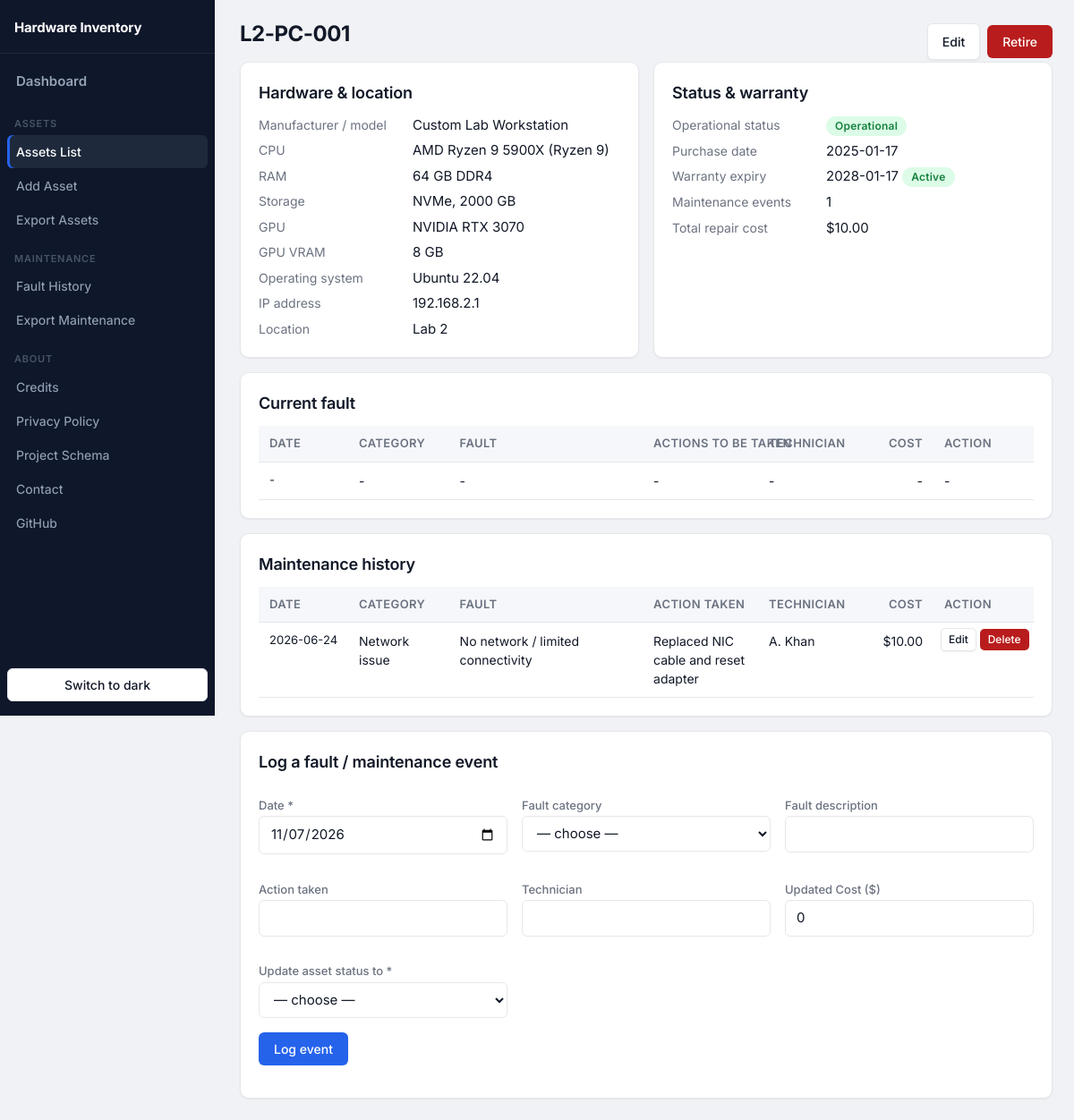
Page /assets/L2-PC-001 on the committed database.
### tables this page shows
CREATE TABLE assets (
    asset_id          TEXT PRIMARY KEY,                 -- permanent identity, e.g. L1-PC-001
    manufacturer      TEXT NOT NULL,
    model             TEXT NOT NULL,
    cpu               TEXT NOT NULL,                    -- full model, e.g. Intel Core i5-12400
    cpu_family        TEXT NOT NULL,                    -- grouping used for filtering, e.g. Core i5
    ram_gb            INTEGER NOT NULL CHECK (ram_gb > 0),
    ram_type          TEXT NOT NULL CHECK (ram_type IN ('DDR1','DDR2','DDR3','DDR4','DDR5')),
    storage_type      TEXT NOT NULL CHECK (storage_type IN ('SSD','HDD','NVMe','Hybrid')),
    storage_gb        INTEGER NOT NULL CHECK (storage_gb > 0),
    gpu               TEXT,                             -- NULL / empty = integrated only
    gpu_vram_gb       INTEGER CHECK (gpu_vram_gb IS NULL OR gpu_vram_gb > 0),
    os                TEXT NOT NULL,
    ip_address        TEXT,                             -- 192.168.x.n; unique inside a place
    location          TEXT NOT NULL REFERENCES locations(name),
    purchase_date     TEXT NOT NULL,                    -- ISO date YYYY-MM-DD
    warranty_expiry   TEXT NOT NULL,                    -- warranty status is COMPUTED from this
    status            TEXT NOT NULL DEFAULT 'Operational'
                      CHECK (status IN ('Operational','Faulty','Under Repair')),
    -- Current fault: filled while status is Faulty / Under Repair, all NULL when Operational
    status_category   TEXT,                             -- fault category, 'Unknown' if not given
    status_detail     TEXT,                             -- fault description ('' = not given)
    status_action     TEXT,                             -- actions to be taken ('' = not decided)
    status_technician TEXT,                             -- technician ('' = not assigned yet)
    status_date       TEXT,                             -- date the fault was recorded (ISO)
    status_cost       REAL CHECK (status_cost IS NULL OR status_cost >= 0), -- updated cost of the open fault
    active            INTEGER NOT NULL DEFAULT 1,       -- 0 = retired (kept for history)
    CHECK ((status = 'Operational' AND status_category IS NULL AND status_detail IS NULL
            AND status_action IS NULL AND status_technician IS NULL AND status_date IS NULL
            AND status_cost IS NULL)
        OR (status <> 'Operational' AND status_category IS NOT NULL AND status_detail IS NOT NULL
            AND status_action IS NOT NULL AND status_technician IS NOT NULL AND status_date IS NOT NULL)),
    CHECK (warranty_expiry >= purchase_date),
    UNIQUE (location, ip_address)                       -- no two PCs in one place share an IP
);

CREATE TABLE maintenance (
    id                INTEGER PRIMARY KEY AUTOINCREMENT,
    asset_id          TEXT NOT NULL REFERENCES assets(asset_id),
    event_date        TEXT NOT NULL,
    fault_category    TEXT NOT NULL,                  -- one of the fault category drop-down options
    fault_description TEXT NOT NULL,                  -- may be '' when not given
    action_taken      TEXT NOT NULL,                  -- may be '' when not given
    technician        TEXT NOT NULL,                  -- may be '' when not given
    cost_usd          REAL NOT NULL DEFAULT 0 CHECK (cost_usd >= 0)   -- US dollars
);

### app.py (the view)
@app.route("/assets/<asset_id>")
def asset_detail(asset_id):
    a = queries.get_asset(asset_id)
    if not a:
        return render_template("message.html", title="Asset not found",
                               text=f"No asset with ID '{asset_id}'."), 404
    events = queries.get_events(asset_id)
    total_cost = sum(e["cost_usd"] for e in events)
    return render_template("asset_detail.html", a=a, events=events, total_cost=total_cost,
                           warranty=warranty_status(a["warranty_expiry"]), today=today(),
                           steps=queries.get_steps(asset_id),
                           open_total=queries.open_fault_cost(asset_id) if a["status"] in CURRENT_ERROR_STATUSES else 0)

### app.py (called while the page is built)
@app.context_processor
def option_lists():
    return dict(storage_types=STORAGE_TYPES, statuses=STATUSES, ram_types=RAM_TYPES,
                fault_categories=FAULT_CATEGORIES, locations=queries.location_names(),
                NEW_LOCATION=NEW_LOCATION, sort_link=sort_link, today=date.today().isoformat())

@app.template_filter("money")
def money(value):
    return f"${float(value or 0):,.2f}"

def today():
    return date.today().isoformat()

def warranty_status(expiry):
    t = date.today()
    exp = date.fromisoformat(expiry)
    if exp < t:
        return "Expired"
    if exp <= t + timedelta(days=WARRANTY_SOON_DAYS):
        return "Expiring soon"
    return "Active"

### db.py (called while the page is built)
def get_db():
    conn = sqlite3.connect(DB_PATH)
    conn.row_factory = sqlite3.Row
    conn.execute("PRAGMA foreign_keys = ON")   # enforce maintenance.asset_id -> assets
    return conn

### queries.py (called while the page is built)
def location_names():
    return [r[0] for r in get_db().execute("SELECT name FROM locations ORDER BY name")]

def get_asset(asset_id):
    return get_db().execute("SELECT * FROM assets WHERE asset_id=?", (asset_id,)).fetchone()

def get_steps(asset_id):
    return get_db().execute("SELECT * FROM fault_steps WHERE asset_id=? ORDER BY id", (asset_id,)).fetchall()

def get_events(asset_id):
    return get_db().execute("SELECT * FROM maintenance WHERE asset_id=? ORDER BY event_date DESC, id DESC",
                            (asset_id,)).fetchall()

### templates/asset_detail.html (shortened to what this page needs)
{% extends "base.html" %}
{% block content %}
{% set pref = a if a.status != 'Operational' else None %}
<div class="row" style="justify-content:space-between">
  <h1>{{ a.asset_id }}
    {% if not a.active %}<span class="badge b-Retired">Retired</span>{% endif %}</h1>
  <div class="row">
    <a class="btn sec" href="{{ url_for('asset_edit', asset_id=a.asset_id) }}">Edit</a>
    {% if a.active %}
    <form method="post" action="{{ url_for('asset_retire', asset_id=a.asset_id) }}"
          onsubmit="return confirm('Retire this asset? Its history is kept.')">
      <button class="btn danger" type="submit">Retire</button></form>
    {% else %}
    <form method="post" action="{{ url_for('asset_reactivate', asset_id=a.asset_id) }}">
      <button class="btn" type="submit">Reactivate</button></form>
    {% endif %}
  </div>
</div>
<div class="grid g2">
<div class="card"><h2>Hardware &amp; location</h2>
<dl>
  <dt>Manufacturer / model</dt><dd>{{ a.manufacturer }} {{ a.model }}</dd>
  <dt>CPU</dt><dd>{{ a.cpu }} ({{ a.cpu_family }})</dd>
  <dt>RAM</dt><dd>{{ a.ram_gb }} GB {{ a.ram_type }}</dd>
  <dt>Storage</dt><dd>{{ a.storage_type }}, {{ a.storage_gb }} GB</dd>
  <dt>GPU</dt><dd>{{ a.gpu or 'Integrated only' }}</dd>
  {% if a.gpu and a.gpu_vram_gb %}<dt>GPU VRAM</dt><dd>{{ a.gpu_vram_gb }} GB</dd>{% endif %}
  <dt>Operating system</dt><dd>{{ a.os }}</dd>
  <dt>IP address</dt><dd>{{ a.ip_address or 'Not Assigned' }}</dd>
  <dt>Location</dt><dd>{{ a.location }}</dd>
</dl></div>
<div class="card"><h2>Status &amp; warranty</h2>
<dl>
  <dt>Operational status</dt><dd><span class="badge b-{{ a.status|replace(' ', '-') }}">{{ a.status }}</span></dd>
  <dt>Purchase date</dt><dd>{{ a.purchase_date }}</dd>
  <dt>Warranty expiry</dt><dd>{{ a.warranty_expiry }} <span class="badge b-{{ warranty|replace(' ', '-') }}">{{ warranty }}</span></dd>
  <dt>Maintenance events</dt><dd>{{ events|length }}</dd>
  <dt>Total repair cost</dt><dd>{{ total_cost|money }}</dd>
</dl></div>
</div>
<div class="card scroll">
  <div class="row" style="justify-content:space-between">
    <h2>Current fault</h2>
  </div>
<table class="aligned-table">
<colgroup>
  <col class="col-date">
  <col class="col-cat">
  <col class="col-fault">
  <col class="col-act">
  <col class="col-tech">
  <col class="col-cost">
  <col class="col-action">
</colgroup>
<thead>
<tr><th>Date</th><th>Category</th><th>Fault</th><th>Actions to be taken</th><th>Technician</th><th class="right">Cost</th><th>Action</th></tr>
</thead>
<tbody>
{% if a.status == 'Operational' %}
<tr><td>-</td><td>-</td><td>-</td><td>-</td><td>-</td><td class="right">-</td><td>-</td></tr>
{% endif %}
</tbody>
</table>
</div>
<div class="card scroll"><h2>Maintenance history</h2>
<table class="aligned-table">
<colgroup>
  <col class="col-date">
  <col class="col-cat">
  <col class="col-fault">
  <col class="col-act">
  <col class="col-tech">
  <col class="col-cost">
  <col class="col-action">
</colgroup>
<thead>
<tr><th>Date</th><th>Category</th><th>Fault</th><th>Action taken</th><th>Technician</th><th class="right">Cost</th><th>Action</th></tr>
</thead>
<tbody>
{% for e in events %}
<tr><td class="nw">{{ e.event_date }}</td><td>{{ e.fault_category }}</td><td>{{ e.fault_description or 'Not recorded' }}</td>
<td>{{ e.action_taken or 'Not recorded' }}</td><td>{{ e.technician or 'Not recorded' }}</td><td class="right nw">{{ e.cost_usd|money }}</td>
<td class="nw actions">
  <a class="btn sec small" href="{{ url_for('maintenance_event_edit', event_id=e.id) }}">Edit</a>
  <form method="post" action="{{ url_for('maintenance_event_delete', event_id=e.id) }}" style="display:inline" onsubmit="return confirm('Delete this maintenance record?')">
    <button class="btn danger small" type="submit">Delete</button>
  </form>
</td></tr>
{% else %}
<tr><td colspan="7" class="muted">No maintenance events recorded.</td></tr>
{% endfor %}
</tbody>
</table></div>
<div class="card" id="log-card"><h2>Log a fault / maintenance event</h2>
<form method="post" action="{{ url_for('maintenance_add', asset_id=a.asset_id) }}" novalidate>
<div class="formgrid">
  <div><label>Date *</label><input type="date" name="event_date" value="{{ today }}"></div>
  <div><label id="lbl-cat">Fault category</label><select name="fault_category"><option value="">— choose —</option>
    {% for o in fault_categories %}<option{{ ' selected' if pref and pref.status_category==o }}>{{ o }}</option>{% endfor %}</select></div>
  <div><label id="lbl-desc">Fault description</label><input name="fault_description" value="{{ pref.status_detail if pref else '' }}"></div>
  <div><label id="lbl-act">Action taken</label><input name="action_taken" value="{{ pref.status_action if pref else '' }}"></div>
  <div><label id="lbl-tech">Technician</label><input name="technician" value="{{ pref.status_technician if pref else '' }}"></div>
  <div><label>Updated Cost ($)</label>
    <input type="number" step="any" min="0" name="cost" value="{{ ((a.status_cost if a.status_cost is not none else open_total) or 0) }}" placeholder="0"></div>
  <div><label>Update asset status to *</label><select name="set_status" id="ev-status">
    <option value="">— choose —</option>
    <option>Operational</option><option>Faulty</option><option>Under Repair</option></select></div>
</div>
<p><button class="btn" type="submit">Log event</button></p>
</form></div>
{% endblock %}

### rows in the picture
assets: asset_id "L2-PC-001", manufacturer "Custom", model "Lab Workstation", cpu "AMD Ryzen 9 5900X", cpu_family "Ryzen 9", ram_gb "64", ram_type "DDR4", storage_type "NVMe", storage_gb "2000", gpu "NVIDIA RTX 3070", gpu_vram_gb "8", os "Ubuntu 22.04", ip_address "192.168.2.1", location "Lab 2", status "Operational", purchase_date "2025-01-17", warranty_expiry "2028-01-17"
maintenance: event_date "2026-06-24", fault_category "Network issue", fault_description "No network / limited connectivity", action_taken "Replaced NIC cable and reset adapter", technician "A. Khan", cost_usd "$10.00"

### other values in the picture
{{ warranty }} "Active"
{{ events|length }} "1"
{{ total_cost|money }} "$10.00"
